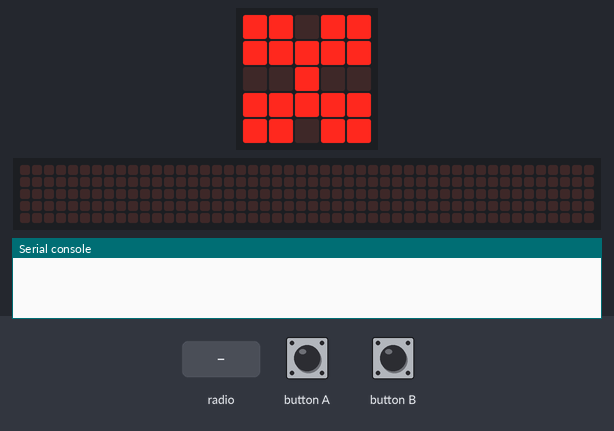
Bench run of a program on a simulated BBC micro:bit (MakeCode). On the bench: the board's 5×5 LED display, a strip that is not on the board, showing the scrolling text unrolled, the last lines printed to the serial console. The inputs (shaded band) are chosen by the test bench. No radio messages arrive unless stated (any console line starting 'radio sent:' is added by the test bench); the 48×5 strip is a reading aid, not a part: it shows the text the display is scrolling, unrolled, one strip-width of it at a time.

Above: at 1.8 s.
1.9 s: radio message "Vali" arrives
At 1.97 s:
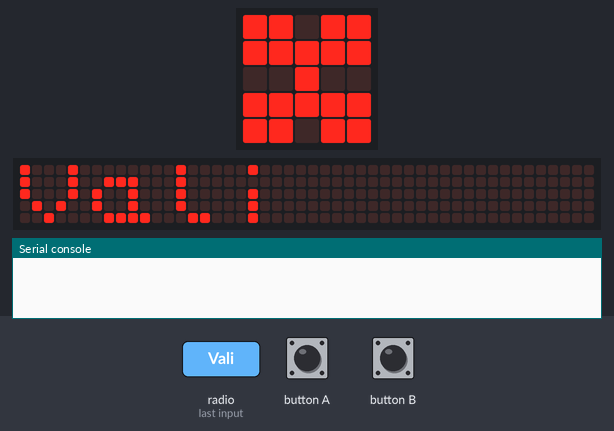
At 2.42 s:
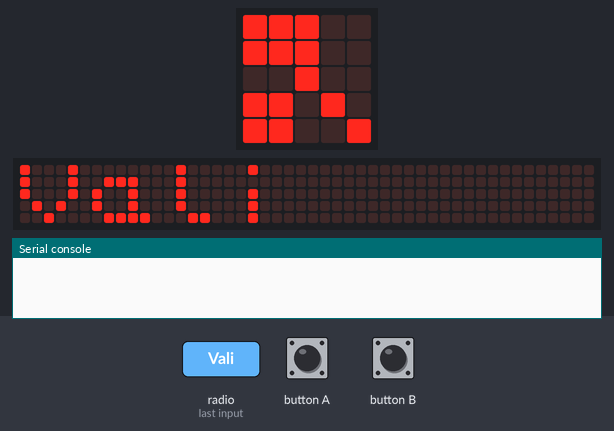
3.8 s: button B pressed for 0.15 s
4.5 s: button A pressed for 0.15 s
8.2 s: radio message "Vali" arrives
At 8.27 s:
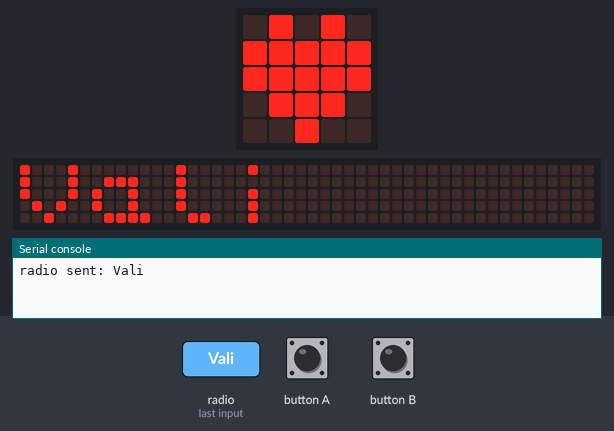
Timing chart, 0 to 10.7 s (numbered marks = the images above; inputs shaded):
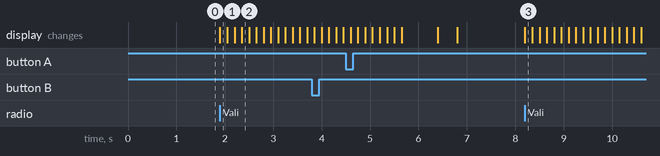

The program:

main.ts
```typescript
input.onButtonPressed(Button.B, function () {
    basic.showLeds(`
        . # . # .
        # # # # #
        # # # # #
        . # # # .
        . . # . .
        `)
    basic.pause(1500)
    basic.showLeds(`
        # # . # #
        # # # # #
        . . # . .
        # # # # #
        # # . # #
        `)
})
radio.onReceivedString(function (receivedString) {
    // Přijatý text
    basic.showString(receivedString)
    basic.showLeds(`
        # # . # #
        # # # # #
        . . # . .
        # # # # #
        # # . # #
        `)
})
input.onButtonPressed(Button.A, function () {
    radio.sendString("Vali")
})
basic.showIcon(IconNames.Butterfly)
radio.setGroup(1)
```

test.ts
```typescript
// Tady jsou testy. Při použití tohoto balíčku jako rozšíření nebude zkompilováno.
```

Measured:
- after the input at 1.9 s, the display: changes at once (image 1)
- after the input at 8.2 s, the display: changes at once (image 3)
